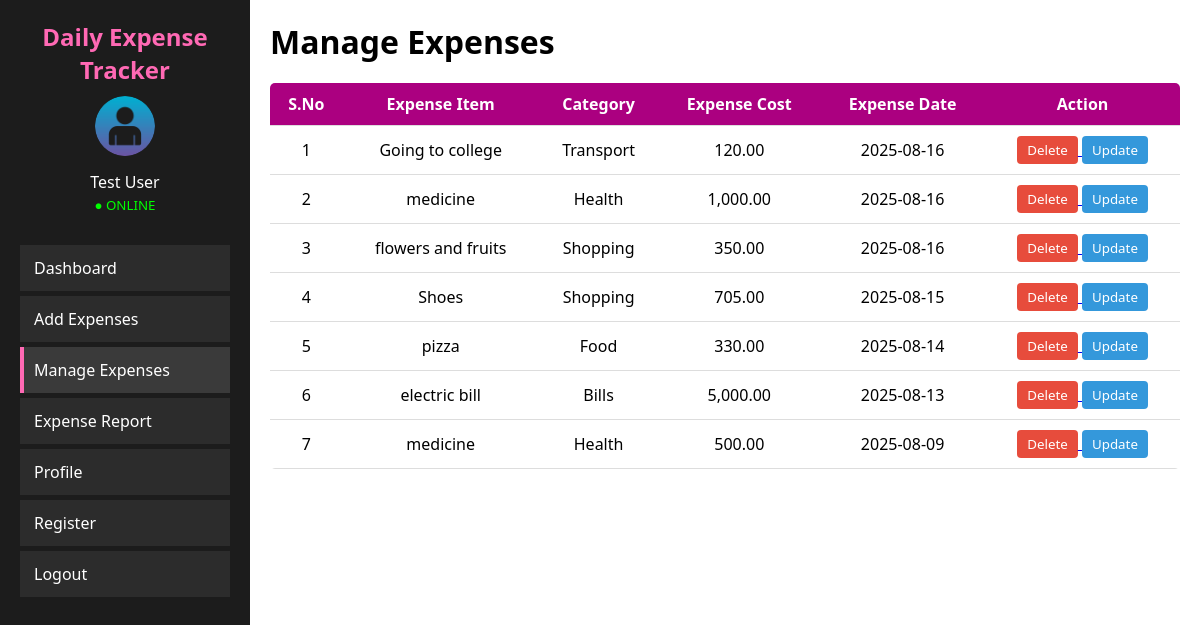
/manage.php, run on the app's committed database.
### tables this page shows
CREATE TABLE `transactions` (
  `id` int(11) NOT NULL,
  `username` varchar(50) NOT NULL,
  `type` enum('income','expense') NOT NULL,
  `category` varchar(50) DEFAULT NULL,
  `description` varchar(255) DEFAULT NULL,
  `amount` decimal(10,2) NOT NULL,
  `date` date NOT NULL DEFAULT curdate(),
  `user_id` int(11) DEFAULT 1
);

### manage.php (the view, shortened to what this page needs)
<?php
$servername = "localhost";
$username   = "root";
$password   = "";
$dbname     = "expense_tracker";
$conn = mysqli_connect($servername, $username, $password, $dbname);
$filter = isset($_GET['filter']) ? strtolower($_GET['filter']) : '';
$whereClause = "";
switch ($filter) {
    case 'totalexpense':
    default:
        $whereClause = "";
        break;
}
$sql = "SELECT id, description, category, amount, date
        FROM transactions
        $whereClause
        ORDER BY date DESC";
$result = mysqli_query($conn, $sql);
?>
<!DOCTYPE html>
<html>
<head>
</head>
<body>
<div class="sidebar">
    <h2>Daily Expense Tracker</h2>
    <div class="user-info">
      <img src="im.png" alt="User">
      <div>Test User</div>
      <small style="color: #00ff00">● ONLINE</small>
    </div>
    <ul>
      <li><a href="dashboard.php" style="text-decoration: none; color: inherit;">Dashboard</a></li>
      <li><a href="add_expense.php" style="text-decoration: none; color: inherit;">Add Expenses</a></li>
      <li class="active"><a href="manage.php" style="text-decoration: none; color: inherit;">Manage Expenses</a></li>
      <li>Expense Report</li>
      <li>Profile</li>
      <li><a href="register.php" style="text-decoration: none; color: inherit;">Register</a></li>
      <li><a href="logout.php" class="logout-link">Logout</a></li>
    </ul>
</div>
<div class="main">
    <h1>Manage Expenses</h1>
    <table>
        <thead>
            <tr>
                <th>S.No</th>
                <th>Expense Item</th>
                <th>Category</th>
                <th>Expense Cost</th>
                <th>Expense Date</th>
                <th>Action</th>
            </tr>
        </thead>
        <tbody>
            <?php
            if ($result && mysqli_num_rows($result) > 0) {
                $count = 1;
                while ($row = mysqli_fetch_assoc($result)) { ?>
                    <tr>
                        <td><?= $count++; ?></td>
                        <td><?= htmlspecialchars($row['description']); ?></td>
                        <td><?= htmlspecialchars($row['category']); ?></td>
                        <td><?= number_format((float)$row['amount'], 2); ?></td>
                        <td><?= htmlspecialchars($row['date']); ?></td>
                        <td>
                            <a href="manage.php?delete_id=<?= (int)$row['id']; ?><?= $filter ? '&filter='.urlencode($filter) : '' ?>" onclick="return confirm('Delete this expense?')">
                                <button class="btn-delete">Delete</button>
                            </a>
                            <a href="update.php?id=<?= (int)$row['id']; ?>">
                                <button class="btn-update">Update</button>
                            </a>
                        </td>
                    </tr>
            <?php }
            } else {
                echo "<tr><td colspan='6'>No expenses found.</td></tr>";
            } ?>
        </tbody>
    </table>
</div>
</body>
</html>

### manage.php (style rules this page uses)
* { margin: 0; padding: 0; box-sizing: border-box; font-family: 'Segoe UI', sans-serif; }
body { background: #f4f4f4; display: flex; }
.sidebar { width: 250px; background: #1c1c1c; color: white; height: 100vh; padding: 20px; }
.sidebar h2 { color: #ff69b4; text-align: center; margin-bottom: 10px; }
.sidebar .user-info { text-align: center; margin-bottom: 30px; }
.sidebar .user-info img { width: 60px; height: 60px; border-radius: 50%; margin-bottom: 10px; }
.sidebar ul { list-style: none; }
.sidebar ul li { padding: 12px 10px; margin: 5px 0; background: #2c2c2c; border-left: 4px solid transparent; cursor: pointer; }
.sidebar ul li:hover, .sidebar ul li.active { border-left: 4px solid #ff69b4; background: #3a3a3a; }
.logout-link { text-decoration: none; color: white; }
.main { flex: 1; padding: 20px; background-color: white; }
h1 { margin-bottom: 20px; }
table { width: 100%; border-collapse: collapse; background: white; border-radius: 5px; overflow: hidden; }
table thead { background-color:#AB0080; color: white; }
table th, table td { padding: 10px; text-align: center; border-bottom: 1px solid #ddd; }
.btn-delete { background-color: #e74c3c; color: white; padding: 5px 10px; border: none; border-radius: 4px; cursor: pointer; }
.btn-update { background-color: #3498db; color: white; padding: 5px 10px; border: none; border-radius: 4px; cursor: pointer; }

### data on the page
transactions: description "Going to college", category "Transport", amount "120.00", date "2025-08-16"
transactions: description "medicine", category "Health", amount "1,000.00", date "2025-08-16"
transactions: description "flowers and fruits", category "Shopping", amount "350.00", date "2025-08-16"
transactions: description "Shoes", category "Shopping", amount "705.00", date "2025-08-15"
transactions: description "pizza", category "Food", amount "330.00", date "2025-08-14"
transactions: description "electric bill", category "Bills", amount "5,000.00", date "2025-08-13"
transactions: description "medicine", category "Health", amount "500.00", date "2025-08-09"
